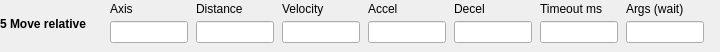
  <widget class="caFrame" name="editActionFrame5">
   <property name="geometry"><rect><x>180</x><y>258</y><width>720</width><height>52</height></rect></property>
   <property name="visibility"><enum>caFrame::Calc</enum></property>
   <property name="visibilityCalc"><string notr="true">A==5</string></property>
   <property name="channel" stdset="0"><string notr="true">$(SEQ_PFX)Edit-Action</string></property>
   <widget class="caLabel" name="editActionName5">
    <property name="geometry"><rect><x>0</x><y>2</y><width>105</width><height>43</height></rect></property>
    <property name="font"><font><bold>true</bold></font></property>
    <property name="wordWrap"><bool>true</bool></property>
    <property name="text"><string>5 Move relative</string></property>
   </widget>
   <widget class="caLabel" name="editAxisLabelA5_0"><property name="geometry"><rect><x>110</x><y>0</y><width>78</width><height>18</height></rect></property><property name="text"><string>Axis</string></property></widget>
   <widget class="caTextEntry" name="editAxisA5_0"><property name="geometry"><rect><x>110</x><y>21</y><width>78</width><height>22</height></rect></property><property name="channel" stdset="0"><string notr="true">$(SEQ_PFX)Edit-Axis</string></property></widget>
   <widget class="caLabel" name="editPositionLabelA5_1"><property name="geometry"><rect><x>196</x><y>0</y><width>78</width><height>18</height></rect></property><property name="text"><string>Distance</string></property></widget>
   <widget class="caTextEntry" name="editPositionA5_1"><property name="geometry"><rect><x>196</x><y>21</y><width>78</width><height>22</height></rect></property><property name="channel" stdset="0"><string notr="true">$(SEQ_PFX)Edit-Position</string></property></widget>
   <widget class="caLabel" name="editVelocityLabelA5_2"><property name="geometry"><rect><x>282</x><y>0</y><width>78</width><height>18</height></rect></property><property name="text"><string>Velocity</string></property></widget>
   <widget class="caTextEntry" name="editVelocityA5_2"><property name="geometry"><rect><x>282</x><y>21</y><width>78</width><height>22</height></rect></property><property name="channel" stdset="0"><string notr="true">$(SEQ_PFX)Edit-Velocity</string></property></widget>
   <widget class="caLabel" name="editAccelerationLabelA5_3"><property name="geometry"><rect><x>368</x><y>0</y><width>78</width><height>18</height></rect></property><property name="text"><string>Accel</string></property></widget>
   <widget class="caTextEntry" name="editAccelerationA5_3"><property name="geometry"><rect><x>368</x><y>21</y><width>78</width><height>22</height></rect></property><property name="channel" stdset="0"><string notr="true">$(SEQ_PFX)Edit-Acceleration</string></property></widget>
   <widget class="caLabel" name="editDecelerationLabelA5_4"><property name="geometry"><rect><x>454</x><y>0</y><width>78</width><height>18</height></rect></property><property name="text"><string>Decel</string></property></widget>
   <widget class="caTextEntry" name="editDecelerationA5_4"><property name="geometry"><rect><x>454</x><y>21</y><width>78</width><height>22</height></rect></property><property name="channel" stdset="0"><string notr="true">$(SEQ_PFX)Edit-Deceleration</string></property></widget>
   <widget class="caLabel" name="editTimeoutMsLabelA5_5"><property name="geometry"><rect><x>540</x><y>0</y><width>78</width><height>18</height></rect></property><property name="text"><string>Timeout ms</string></property></widget>
   <widget class="caTextEntry" name="editTimeoutMsA5_5"><property name="geometry"><rect><x>540</x><y>21</y><width>78</width><height>22</height></rect></property><property name="channel" stdset="0"><string notr="true">$(SEQ_PFX)Edit-TimeoutMs</string></property></widget>
   <widget class="caLabel" name="editArgsLabelA5_6"><property name="geometry"><rect><x>626</x><y>0</y><width>78</width><height>18</height></rect></property><property name="text"><string>Args (wait)</string></property></widget>
   <widget class="caTextEntry" name="editArgsA5_6"><property name="geometry"><rect><x>626</x><y>21</y><width>78</width><height>22</height></rect></property><property name="channel" stdset="0"><string notr="true">$(SEQ_PFX)Edit-Args</string></property><property name="formatType"><enum>caLineEdit::string</enum></property></widget>
  </widget>
